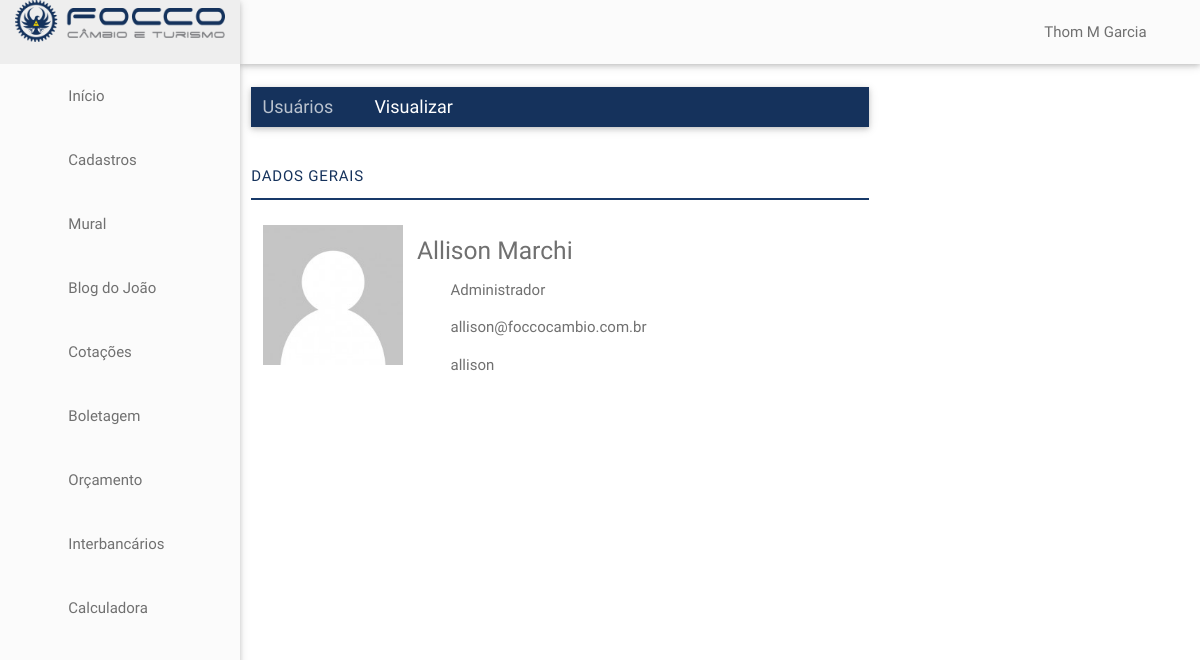
The page /dashboard/usuarios/visualizar?usuarioId=5 (signed in) on the database its author committed.
### tables this page shows
CREATE TABLE `usuarios` (
  `id` int(11) NOT NULL,
  `login` varchar(20) DEFAULT NULL,
  `senha` varchar(255) DEFAULT NULL,
  `tipo` int(11) DEFAULT NULL,
  `nome` varchar(100) DEFAULT NULL,
  `email` varchar(100) DEFAULT NULL,
  `telefone` varchar(25) DEFAULT NULL
);

### dashboard/usuarios/visualizar.php (the view, shortened to what this page needs)
<?php
include "../core/database.php";
include "../includes/header.php";
$sql_query = sprintf("SELECT * FROM usuarios WHERE id = %s", $_GET['usuarioId']);
$result = mysqli_query($conn, $sql_query);
$rows = array();
while($row = mysqli_fetch_array($result)) $rows[] = $row;
foreach($rows as $r){
  $nome = $r['nome'];
  $login = $r['login'];
  $email = $r['email'];
  $tipo = $r['tipo'];
}
?>
<main class="users">
  <div class="row">
    <div class="col s8">
      <br>
      <nav class="bg-blue">
        <div class="nav-wrapper">
          <div class="col s12">
            <a href="/dashboard/usuarios/" class="breadcrumb">Usuários</a>
            <a href="#!" class="breadcrumb">Visualizar</a>
          </div>
        </div>
      </nav>
      <div class="spacing"></div>
      <ul class="tabs">
        <li class="tab col s3"><a class="active left-align" href="#general-data">Dados Gerais</a></li>
      </ul>
      <div class="spacing"></div>
      <div id="general-data">
        <div class="col s3">
          <div class="profile-user">
            <div class="profile-img">
              <img class="materialboxed" src="../images/user_placeholder.png">
            </div>
          </div>
        </div>
        <div class="col s7">
          <h5><?php echo $nome ?></h5>
          <p>
            <i class="material-icons left">&#xE851;</i>
            <span><?php echo $tipo == 2 ? "Administrador" : "Usuário Simples" ?></span>
          </p>
          <p>
            <i class="material-icons left">&#xE158;</i>
            <span><?php echo $email ?></span>
          </p>
          <p>
            <i class="material-icons left">&#xE86F;</i>
            <span><?php echo $login ?></span>
          </p>
        </div>
      </div>
    </div>
  </div>
</main>
<?php
include "../includes/footer.php";
?>

### rows shown on the page
usuarios: nome "Allison Marchi", email "allison@foccocambio.com.br", login "allison"

### other values the page prints
$_SESSION['currentUser']['nome'] "Thom M Garcia"
